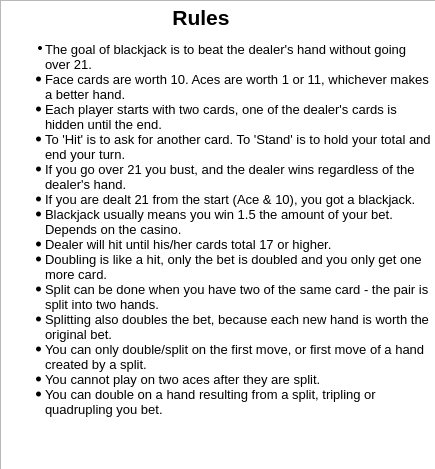
<?xml version="1.0" encoding="UTF-8"?>
<ui version="4.0">
 <class>Info</class>
 <widget class="QDialog" name="Info">
  <property name="geometry">
   <rect>
    <x>0</x>
    <y>0</y>
    <width>435</width>
    <height>469</height>
   </rect>
  </property>
  <property name="windowTitle">
   <string>Dialog</string>
  </property>
  <widget class="QTextEdit" name="txtRules">
   <property name="geometry">
    <rect>
     <x>0</x>
     <y>0</y>
     <width>441</width>
     <height>471</height>
    </rect>
   </property>
   <property name="html">
    <string>&lt;!DOCTYPE HTML PUBLIC &quot;-//W3C//DTD HTML 4.0//EN&quot; &quot;http://www.w3.org/TR/REC-html40/strict.dtd&quot;&gt;
&lt;html&gt;&lt;head&gt;&lt;meta name=&quot;qrichtext&quot; content=&quot;1&quot; /&gt;&lt;style type=&quot;text/css&quot;&gt;
p, li { white-space: pre-wrap; }
&lt;/style&gt;&lt;/head&gt;&lt;body style=&quot; font-family:'MS Shell Dlg 2'; font-size:8.25pt; font-weight:400; font-style:normal;&quot;&gt;
&lt;p align=&quot;center&quot; style=&quot; margin-top:0px; margin-bottom:0px; margin-left:0px; margin-right:0px; -qt-block-indent:0; text-indent:0px;&quot;&gt;&lt;span style=&quot; font-size:16pt; font-weight:600;&quot;&gt; Rules   &lt;/span&gt;         &lt;/p&gt;
&lt;ul style=&quot;margin-top: 0px; margin-bottom: 0px; margin-left: 0px; margin-right: 0px; -qt-list-indent: 1;&quot;&gt;&lt;li style=&quot; font-size:8pt;&quot; style=&quot; margin-top:12px; margin-bottom:0px; margin-left:0px; margin-right:0px; -qt-block-indent:0; text-indent:0px;&quot;&gt;&lt;span style=&quot; font-size:10pt;&quot;&gt;The goal of blackjack is to beat the dealer's hand without going over 21. &lt;/span&gt;&lt;/li&gt;
&lt;li style=&quot; font-size:10pt;&quot; style=&quot; margin-top:0px; margin-bottom:0px; margin-left:0px; margin-right:0px; -qt-block-indent:0; text-indent:0px;&quot;&gt;Face cards are worth 10. Aces are worth 1 or 11, whichever makes a better hand. &lt;/li&gt;
&lt;li style=&quot; font-size:10pt;&quot; style=&quot; margin-top:0px; margin-bottom:0px; margin-left:0px; margin-right:0px; -qt-block-indent:0; text-indent:0px;&quot;&gt;Each player starts with two cards, one of the dealer's cards is hidden until the end. &lt;/li&gt;
&lt;li style=&quot; font-size:10pt;&quot; style=&quot; margin-top:0px; margin-bottom:0px; margin-left:0px; margin-right:0px; -qt-block-indent:0; text-indent:0px;&quot;&gt;To 'Hit' is to ask for another card. To 'Stand' is to hold your total and end your turn. &lt;/li&gt;
&lt;li style=&quot; font-size:10pt;&quot; style=&quot; margin-top:0px; margin-bottom:0px; margin-left:0px; margin-right:0px; -qt-block-indent:0; text-indent:0px;&quot;&gt;If you go over 21 you bust, and the dealer wins regardless of the dealer's hand. &lt;/li&gt;
&lt;li style=&quot; font-size:10pt;&quot; style=&quot; margin-top:0px; margin-bottom:0px; margin-left:0px; margin-right:0px; -qt-block-indent:0; text-indent:0px;&quot;&gt;If you are dealt 21 from the start (Ace &amp;amp; 10), you got a blackjack. &lt;/li&gt;
&lt;li style=&quot; font-size:10pt;&quot; style=&quot; margin-top:0px; margin-bottom:0px; margin-left:0px; margin-right:0px; -qt-block-indent:0; text-indent:0px;&quot;&gt;Blackjack usually means you win 1.5 the amount of your bet. Depends on the casino. &lt;/li&gt;
&lt;li style=&quot; font-size:10pt;&quot; style=&quot; margin-top:0px; margin-bottom:0px; margin-left:0px; margin-right:0px; -qt-block-indent:0; text-indent:0px;&quot;&gt;Dealer will hit until his/her cards total 17 or higher. &lt;/li&gt;
&lt;li style=&quot; font-size:10pt;&quot; style=&quot; margin-top:0px; margin-bottom:0px; margin-left:0px; margin-right:0px; -qt-block-indent:0; text-indent:0px;&quot;&gt;Doubling is like a hit, only the bet is doubled and you only get one more card. &lt;/li&gt;
&lt;li style=&quot; font-size:10pt;&quot; style=&quot; margin-top:0px; margin-bottom:0px; margin-left:0px; margin-right:0px; -qt-block-indent:0; text-indent:0px;&quot;&gt;Split can be done when you have two of the same card - the pair is split into two hands. &lt;/li&gt;
&lt;li style=&quot; font-size:10pt;&quot; style=&quot; margin-top:0px; margin-bottom:0px; margin-left:0px; margin-right:0px; -qt-block-indent:0; text-indent:0px;&quot;&gt;Splitting also doubles the bet, because each new hand is worth the original bet. &lt;/li&gt;
&lt;li style=&quot; font-size:10pt;&quot; style=&quot; margin-top:0px; margin-bottom:0px; margin-left:0px; margin-right:0px; -qt-block-indent:0; text-indent:0px;&quot;&gt;You can only double/split on the first move, or first move of a hand created by a split. &lt;/li&gt;
&lt;li style=&quot; font-size:10pt;&quot; style=&quot; margin-top:0px; margin-bottom:0px; margin-left:0px; margin-right:0px; -qt-block-indent:0; text-indent:0px;&quot;&gt;You cannot play on two aces after they are split. &lt;/li&gt;
&lt;li style=&quot; font-size:10pt;&quot; style=&quot; margin-top:0px; margin-bottom:12px; margin-left:0px; margin-right:0px; -qt-block-indent:0; text-indent:0px;&quot;&gt;You can double on a hand resulting from a split, tripling or quadrupling you bet. &lt;/li&gt;&lt;/ul&gt;&lt;/body&gt;&lt;/html&gt;</string>
   </property>
  </widget>
 </widget>
 <resources/>
 <connections/>
</ui>
